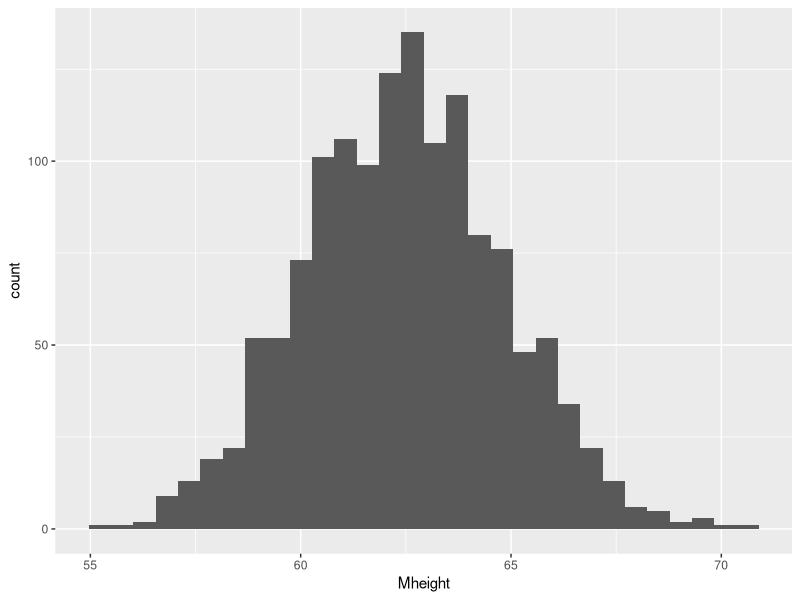

R code for this plot:
## ---- chunk 1
library(tidyverse) 
library(knitr) 
opts_chunk$set(
  tidy = FALSE,
  cache = FALSE,
  echo = TRUE,
  warning = FALSE,
  message = FALSE,
  dpi = 300,
  fig.align = "center",
  fig.width = 3,
  fig.height = 3
  )
## ---- chunk 2
5 + 3
## ---- chunk 3
# everything after # (pound sign) is ignored
# useful for comments
2 * 5 # product of 2 and 5
## ---- chunk 4
3^2
## ---- chunk 5
3**2
## ---- chunk 6
Num1 <- 5 
Num2 <- 3 
sum_num <- Num1 + Num2
prod.num <- Num1 * Num2
print(sum_num) 
print(prod.num)
## ---- chunk 7
first_name <- "John" # use quotation marks for character strings
last_name <- 'Smith' # single quotation also works
print(first_name)
print(last_name)
## ---- chunk 8
a <- 1; b <- 3 # semicolon (;) can be used to separate lines
s <- sum(a, b) # sum() is a function that computes the sum
print(s)
## ---- chunk 9
first_name <- "John" 
last_name <- "Smith"
# paste() puts together multiple character strings
full_name <- paste(first_name, last_name) 
print(full_name)
## ---- chunk 10
vec1 <- c(2, 3, 5, 7, 1, 4)
print(vec1)
## ---- chunk 11
vec2 <- c("Joe", "waited", "for", "the", "train")
print(vec2)
## ---- chunk 12
length(vec1)
sum(vec1)
## ---- chunk 13
sort(vec1)
## ---- chunk 14
sort(vec1, decreasing = F)
## ---- chunk 15
collapse1 <- paste(vec2, collapse = " "); print(collapse1)
## ---- chunk 16
collapse2 <- paste(vec2, collapse = "_"); print(collapse2)
## ---- chunk 17
paste(vec2, collapse = "")
## ---- chunk 18
collapse3 <- paste(vec2, collapse = ""); print(collapse3)
## ---- chunk 19
a <- vec1[3]
print(a)
## ---- chunk 20
dm <- vec2[c(1, 5)]
print(dm)
## ---- chunk 21
w1 <- c(1, 2, 3, 4, 5, 6, 7, 8, 9, 10)
sum(w1)
## ---- chunk 22
# 
w2 <- 1:10
print(w2)
sum(w2) 
## ---- chunk 23
# one can use a function seq()
# type ?seq to get help
w3 <- seq(2, 20, by = 2)
sum(w3)
## ---- chunk 24
w4 <- 2*w1 # product of a single number and a vector
print(w4)
sum(w4)
## ---- chunk 25
# use of the function data.frame()
first_name <- c("Lisa", "John", "Chuck", "Matt")
last_name <- c("Simpson", "Smith", "Williams", "June")
age_yrs <- c(8, 42, 81, 23)
book <- data.frame(first = first_name,
                   last = last_name,
                   age = age_yrs)
print(book)
dim(book) # dimensions of a data frame: dim()
## ---- chunk 26
# extract a single element from a data frame
book[2, 3]
# extract a column: use $
age_extracted <- book$age
print(age_extracted)
# extract a row
book[4, ]
## ---- chunk 27
# use column number
method1 <- book[,1]
print(method1)
## ---- chunk 28
# use "$" to extract a column
method2 <- book$first
print(method2)
## ---- chunk 29
# heights.txt is a space-delimited file 
# consisting of 1375 observations of mom/daughter age height pairs
# file path `file = "heights.txt"` below should be adjusted!
d <- read.table(file = "heights.txt", header = TRUE, sep = " ")
## ---- chunk 30
dim(d) # dimension
names(d) # variable(column) names
## ---- chunk 31
head(d) # first few rows (6 rows by default)
tail(d) # last few rows
## ---- chunk 32
g1 <- ggplot(d, aes(x = Mheight)) + 
  geom_histogram()
print(g1)
